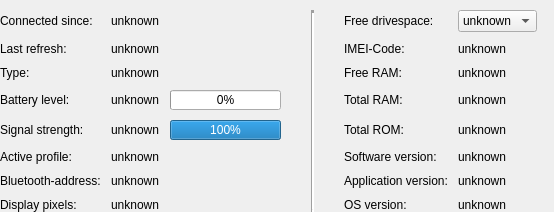
          <widget class="QWidget" name="extendedWidget">
           <layout class="QVBoxLayout" name="verticalLayout_9">
            <property name="spacing">
             <number>0</number>
            </property>
            <property name="margin">
             <number>0</number>
            </property>
            <item>
             <layout class="QGridLayout" name="gridLayout_3">
              <property name="topMargin">
               <number>10</number>
              </property>
              <property name="spacing">
               <number>10</number>
              </property>
              <item row="1" column="0">
               <widget class="QLabel" name="label_6">
                <property name="sizePolicy">
                 <sizepolicy hsizetype="Preferred" vsizetype="Preferred">
                  <horstretch>0</horstretch>
                  <verstretch>0</verstretch>
                 </sizepolicy>
                </property>
                <property name="text">
                 <string>Connected since:</string>
                </property>
               </widget>
              </item>
              <item row="1" column="1">
               <widget class="QLabel" name="connectionTimeLabel">
                <property name="sizePolicy">
                 <sizepolicy hsizetype="Preferred" vsizetype="Preferred">
                  <horstretch>0</horstretch>
                  <verstretch>0</verstretch>
                 </sizepolicy>
                </property>
                <property name="text">
                 <string>unknown</string>
                </property>
               </widget>
              </item>
              <item row="1" column="3" rowspan="8">
               <spacer name="horizontalSpacer_7">
                <property name="orientation">
                 <enum>Qt::Horizontal</enum>
                </property>
                <property name="sizeType">
                 <enum>QSizePolicy::Maximum</enum>
                </property>
                <property name="sizeHint" stdset="0">
                 <size>
                  <width>20</width>
                  <height>20</height>
                 </size>
                </property>
               </spacer>
              </item>
              <item row="1" column="4" rowspan="8">
               <widget class="Line" name="line_4">
                <property name="lineWidth">
                 <number>3</number>
                </property>
                <property name="orientation">
                 <enum>Qt::Vertical</enum>
                </property>
               </widget>
              </item>
              <item row="1" column="5" rowspan="8">
               <spacer name="horizontalSpacer_8">
                <property name="orientation">
                 <enum>Qt::Horizontal</enum>
                </property>
                <property name="sizeType">
                 <enum>QSizePolicy::Maximum</enum>
                </property>
                <property name="sizeHint" stdset="0">
                 <size>
                  <width>20</width>
                  <height>20</height>
                 </size>
                </property>
               </spacer>
              </item>
              <item row="1" column="6">
               <widget class="QLabel" name="label_20">
                <property name="text">
                 <string>Free drivespace:</string>
                </property>
               </widget>
              </item>
              <item row="1" column="7">
               <widget class="QComboBox" name="drivespaceBox">
                <property name="sizePolicy">
                 <sizepolicy hsizetype="Preferred" vsizetype="Fixed">
                  <horstretch>0</horstretch>
                  <verstretch>0</verstretch>
                 </sizepolicy>
                </property>
                <item>
                 <property name="text">
                  <string>unknown</string>
                 </property>
                </item>
               </widget>
              </item>
              <item row="2" column="0">
               <widget class="QLabel" name="label">
                <property name="sizePolicy">
                 <sizepolicy hsizetype="Preferred" vsizetype="Preferred">
                  <horstretch>0</horstretch>
                  <verstretch>0</verstretch>
                 </sizepolicy>
                </property>
                <property name="text">
                 <string>Last refresh:</string>
                </property>
               </widget>
              </item>
              <item row="2" column="1">
               <widget class="QLabel" name="refreshTimeLabel">
                <property name="sizePolicy">
                 <sizepolicy hsizetype="Preferred" vsizetype="Preferred">
                  <horstretch>0</horstretch>
                  <verstretch>0</verstretch>
                 </sizepolicy>
                </property>
                <property name="text">
                 <string>unknown</string>
                </property>
               </widget>
              </item>
              <item row="2" column="6">
               <widget class="QLabel" name="label_21">
                <property name="text">
                 <string>IMEI-Code:</string>
                </property>
               </widget>
              </item>
              <item row="2" column="7">
               <widget class="QLabel" name="imeiLabel">
                <property name="text">
                 <string>unknown</string>
                </property>
               </widget>
              </item>
              <item row="3" column="0">
               <widget class="QLabel" name="label_14">
                <property name="sizePolicy">
                 <sizepolicy hsizetype="Preferred" vsizetype="Preferred">
                  <horstretch>0</horstretch>
                  <verstretch>0</verstretch>
                 </sizepolicy>
                </property>
                <property name="text">
                 <string>Type:</string>
                </property>
               </widget>
              </item>
              <item row="3" column="1">
               <widget class="QLabel" name="modelLabel">
                <property name="sizePolicy">
                 <sizepolicy hsizetype="Preferred" vsizetype="Preferred">
                  <horstretch>0</horstretch>
                  <verstretch>0</verstretch>
                 </sizepolicy>
                </property>
                <property name="text">
                 <string>unknown</string>
                </property>
               </widget>
              </item>
              <item row="3" column="6">
               <widget class="QLabel" name="label_23">
                <property name="text">
                 <string>Free RAM:</string>
                </property>
               </widget>
              </item>
              <item row="3" column="7">
               <widget class="QLabel" name="freeRamLabel">
                <property name="text">
                 <string>unknown</string>
                </property>
               </widget>
              </item>
              <item row="4" column="0">
               <widget class="QLabel" name="label_8">
                <property name="sizePolicy">
                 <sizepolicy hsizetype="Preferred" vsizetype="Preferred">
                  <horstretch>0</horstretch>
                  <verstretch>0</verstretch>
                 </sizepolicy>
                </property>
                <property name="text">
                 <string>Battery level:</string>
                </property>
               </widget>
              </item>
              <item row="4" column="1">
               <widget class="QLabel" name="batteryLabel">
                <property name="sizePolicy">
                 <sizepolicy hsizetype="Preferred" vsizetype="Preferred">
                  <horstretch>0</horstretch>
                  <verstretch>0</verstretch>
                 </sizepolicy>
                </property>
                <property name="text">
                 <string>unknown</string>
                </property>
               </widget>
              </item>
              <item row="4" column="2">
               <widget class="QProgressBar" name="batteryBar">
                <property name="sizePolicy">
                 <sizepolicy hsizetype="Maximum" vsizetype="Preferred">
                  <horstretch>0</horstretch>
                  <verstretch>0</verstretch>
                 </sizepolicy>
                </property>
                <property name="minimumSize">
                 <size>
                  <width>111</width>
                  <height>0</height>
                 </size>
                </property>
                <property name="maximumSize">
                 <size>
                  <width>1000</width>
                  <height>20</height>
                 </size>
                </property>
                <property name="value">
                 <number>0</number>
                </property>
               </widget>
              </item>
              <item row="4" column="6">
               <widget class="QLabel" name="label_24">
                <property name="text">
                 <string>Total RAM:</string>
                </property>
               </widget>
              </item>
              <item row="4" column="7">
               <widget class="QLabel" name="totalRamLabel">
                <property name="text">
                 <string>unknown</string>
                </property>
               </widget>
              </item>
              <item row="5" column="0">
               <widget class="QLabel" name="label_10">
                <property name="sizePolicy">
                 <sizepolicy hsizetype="Preferred" vsizetype="Preferred">
                  <horstretch>0</horstretch>
                  <verstretch>0</verstretch>
                 </sizepolicy>
                </property>
                <property name="text">
                 <string>Signal strength:</string>
                </property>
               </widget>
              </item>
              <item row="5" column="1">
               <widget class="QLabel" name="signalLabel">
                <property name="sizePolicy">
                 <sizepolicy hsizetype="Preferred" vsizetype="Preferred">
                  <horstretch>0</horstretch>
                  <verstretch>0</verstretch>
                 </sizepolicy>
                </property>
                <property name="text">
                 <string>unknown</string>
                </property>
               </widget>
              </item>
              <item row="5" column="2">
               <widget class="QProgressBar" name="signalBar">
                <property name="sizePolicy">
                 <sizepolicy hsizetype="Maximum" vsizetype="Preferred">
                  <horstretch>0</horstretch>
                  <verstretch>0</verstretch>
                 </sizepolicy>
                </property>
                <property name="maximumSize">
                 <size>
                  <width>111</width>
                  <height>20</height>
                 </size>
                </property>
                <property name="minimum">
                 <number>1</number>
                </property>
                <property name="maximum">
                 <number>4</number>
                </property>
                <property name="value">
                 <number>4</number>
                </property>
               </widget>
              </item>
              <item row="5" column="6">
               <widget class="QLabel" name="label_25">
                <property name="text">
                 <string>Total ROM:</string>
                </property>
               </widget>
              </item>
              <item row="5" column="7">
               <widget class="QLabel" name="romLabel">
                <property name="text">
                 <string>unknown</string>
                </property>
               </widget>
              </item>
              <item row="1" column="8" rowspan="8">
               <spacer name="horizontalSpacer_4">
                <property name="orientation">
                 <enum>Qt::Horizontal</enum>
                </property>
                <property name="sizeType">
                 <enum>QSizePolicy::Expanding</enum>
                </property>
                <property name="sizeHint" stdset="0">
                 <size>
                  <width>17</width>
                  <height>17</height>
                 </size>
                </property>
               </spacer>
              </item>
              <item row="6" column="0">
               <widget class="QLabel" name="label_12">
                <property name="sizePolicy">
                 <sizepolicy hsizetype="Preferred" vsizetype="Preferred">
                  <horstretch>0</horstretch>
                  <verstretch>0</verstretch>
                 </sizepolicy>
                </property>
                <property name="text">
                 <string>Active profile:</string>
                </property>
               </widget>
              </item>
              <item row="6" column="1">
               <widget class="QLabel" name="profileLabel">
                <property name="sizePolicy">
                 <sizepolicy hsizetype="Preferred" vsizetype="Preferred">
                  <horstretch>0</horstretch>
                  <verstretch>0</verstretch>
                 </sizepolicy>
                </property>
                <property name="text">
                 <string>unknown</string>
                </property>
               </widget>
              </item>
              <item row="6" column="6">
               <widget class="QLabel" name="label_26">
                <property name="text">
                 <string>Software version:</string>
                </property>
               </widget>
              </item>
              <item row="6" column="7">
               <widget class="QLabel" name="swLabel">
                <property name="text">
                 <string>unknown</string>
                </property>
               </widget>
              </item>
              <item row="7" column="0">
               <widget class="QLabel" name="label_15">
                <property name="text">
                 <string>Bluetooth-address:</string>
                </property>
               </widget>
              </item>
              <item row="7" column="1" colspan="2">
               <widget class="QLabel" name="btAddressLabel">
                <property name="text">
                 <string>unknown</string>
                </property>
               </widget>
              </item>
              <item row="7" column="6">
               <widget class="QLabel" name="label_27">
                <property name="text">
                 <string>Application version:</string>
                </property>
               </widget>
              </item>
              <item row="7" column="7">
               <widget class="QLabel" name="programLabel">
                <property name="text">
                 <string>unknown</string>
                </property>
               </widget>
              </item>
              <item row="8" column="0">
               <widget class="QLabel" name="label_18">
                <property name="text">
                 <string>Display pixels:</string>
                </property>
               </widget>
              </item>
              <item row="8" column="1" colspan="2">
               <widget class="QLabel" name="displayLabel">
                <property name="text">
                 <string>unknown</string>
                </property>
               </widget>
              </item>
              <item row="8" column="6">
               <widget class="QLabel" name="label_33">
                <property name="text">
                 <string>OS version:</string>
                </property>
               </widget>
              </item>
              <item row="8" column="7">
               <widget class="QLabel" name="osLabel">
                <property name="text">
                 <string>unknown</string>
                </property>
               </widget>
              </item>
             </layout>
            </item>
           </layout>
          </widget>
